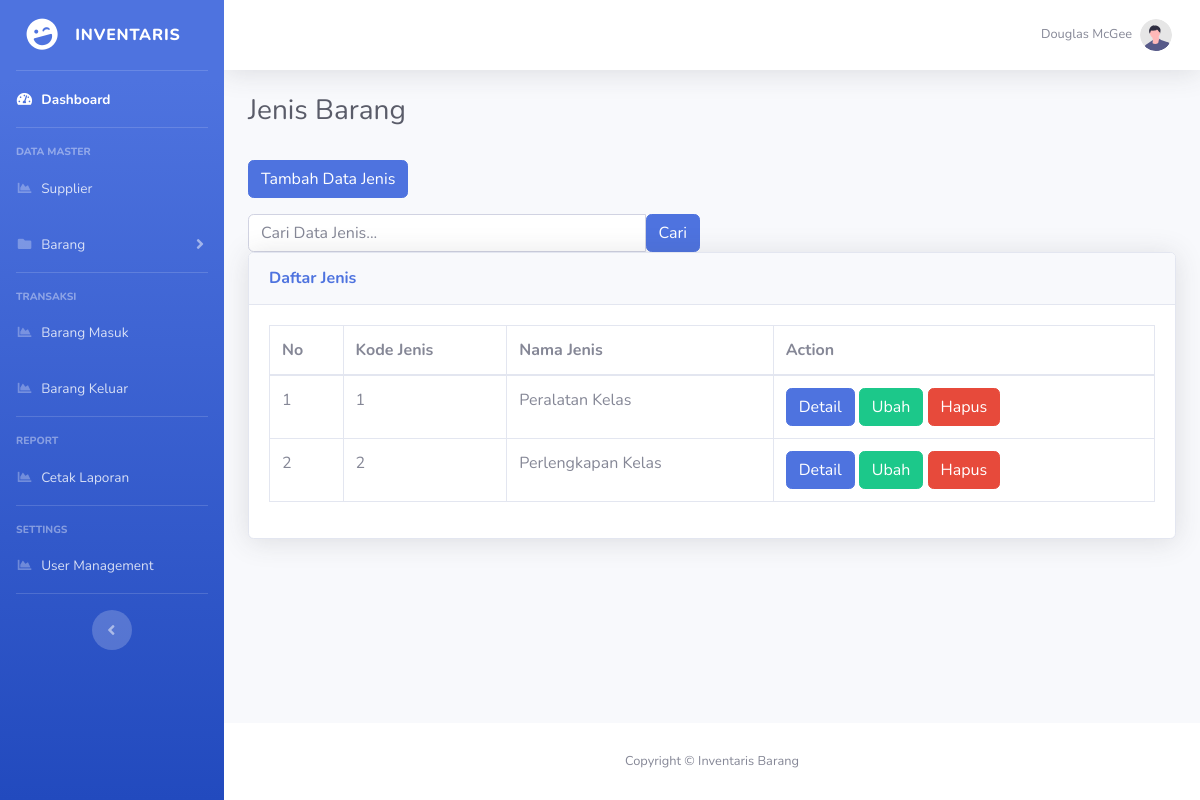
/index.php/jenis, run on the app's committed database.
### tables this page shows
CREATE TABLE `jenis` (
  `id_jenis` int(11) NOT NULL,
  `nama_jenis` varchar(20) NOT NULL
);

### application/controllers/Jenis.php (called while the page is built, shortened)
<?php
class Jenis extends CI_Controller
{
    public function __construct()
    {
        $this->load->model('Jenis_model');
        $this->load->library('form_validation');
    }
    public function index()
    {
        $data['judul'] = "Daftar Jenis";
        $this->load->library('pagination');
        $config['base_url'] = 'http://localhost/inventaris/Jenis/index';
        $config['total_rows'] = $this->Jenis_model->countAllJenis();
        $config['per_page']  = 5;
        $data['start']=$this->uri->segment(3);
        $data['jenis'] = $this->Jenis_model->getJenis($config['per_page'], $data['start']);
        $this->load->view('templates/header', $data);
        $this->load->view('templates/sidebar');
        $this->load->view('templates/topbar');
        $this->load->view('jenis/index');
        $this->load->view('templates/footer');
    }
}

### index.php (called while the page is built, shortened)
<?php
require_once BASEPATH.'core/CodeIgniter.php';

### application/config/config.php (called while the page is built, shortened)
<?php
$config['base_url'] = 'http://localhost/inventaris/';
$config['index_page'] = '';
$config['uri_protocol']	= 'REQUEST_URI';
$config['url_suffix'] = '';
$config['language']	= 'english';
$config['charset'] = 'UTF-8';
$config['enable_hooks'] = FALSE;
$config['subclass_prefix'] = 'MY_';
$config['composer_autoload'] = FALSE;
$config['permitted_uri_chars'] = 'a-z 0-9~%.:_\-';
$config['enable_query_strings'] = FALSE;
$config['controller_trigger'] = 'c';
$config['function_trigger'] = 'm';
$config['directory_trigger'] = 'd';
$config['allow_get_array'] = TRUE;
$config['log_threshold'] = 0;
$config['log_path'] = '';
$config['log_file_extension'] = '';
$config['log_file_permissions'] = 0644;
$config['log_date_format'] = 'Y-m-d H:i:s';
$config['error_views_path'] = '';
$config['cache_path'] = '';
$config['cache_query_string'] = FALSE;
$config['encryption_key'] = '';
$config['sess_driver'] = 'files';
$config['sess_cookie_name'] = 'ci_session';
$config['sess_expiration'] = 7200;
$config['sess_save_path'] = NULL;
$config['sess_match_ip'] = FALSE;
$config['sess_time_to_update'] = 300;
$config['sess_regenerate_destroy'] = FALSE;
$config['cookie_prefix']	= '';
$config['cookie_domain']	= '';
$config['cookie_path']		= '/';
$config['cookie_secure']	= FALSE;
$config['cookie_httponly'] 	= FALSE;
$config['standardize_newlines'] = FALSE;
$config['global_xss_filtering'] = FALSE;
$config['csrf_protection'] = FALSE;
$config['csrf_token_name'] = 'csrf_test_name';
$config['csrf_cookie_name'] = 'csrf_cookie_name';
$config['csrf_expire'] = 7200;
$config['csrf_regenerate'] = TRUE;
$config['csrf_exclude_uris'] = array();
$config['compress_output'] = FALSE;
$config['time_reference'] = 'local';
$config['rewrite_short_tags'] = FALSE;
$config['proxy_ips'] = '';

### application/models/Jenis_model.php (called while the page is built, shortened)
<?php
class Jenis_model extends CI_Model
{
    public function getJenis($limit, $start){
        return $this->db->get('jenis', $limit, $start)->result_array();
    }
    public function countAllJenis(){
        return $this->db->get('jenis')->num_rows();
    }
}

### application/views/jenis/index.php (the view, shortened to what this page needs)
               <div class="container-fluid">
                   <h1 class="h3 mb-2 text-gray-800">Jenis Barang</h1>
 <br>
 <div class="row-mt-2">
   <div class="colmd-4">
     <a href="http://localhost/inventaris/Jenis/tambah/" class="btn btn-primary">Tambah Data Jenis</a>
   </div>
</div>
 <div class="row mt-3">
   <div class="col-md-6">
     <form action="" method="post">
       <div class="input-group">
         <input type="text" class="form-control" placeholder="Cari Data Jenis..." name="keyword">
         <button class="btn btn-primary" type="submit">Cari</button>
       </div>
     </form>
   </div>
 </div>
                   <div class="card shadow mb-4">
                       <div class="card-header py-3">
                           <h6 class="m-0 font-weight-bold text-primary">Daftar Jenis</h6>
                       </div>
                       <div class="card-body">
                           <div class="table-responsive">
                               <table class="table table-bordered" id="dataTable" width="100%" cellspacing="0">
                                   <thead>
                                       <tr>
                                         <th scope="col">No</th>
                                         <th scope="col">Kode Jenis</th>
                                         <th scope="col">Nama Jenis</th>
                                         <th scope="col">Action</th>
                                       </tr>
                                   </thead>
                                   <tbody>
                                       <tr>
                                         <?php foreach ($jenis as $jns) : ?>
                                           <td><?= ++$start ?></td>
                                               <td><?= $jns['id_jenis']; ?></td>
                                               <td><?= $jns['nama_jenis']; ?></td>
                                               <td> <a href="http://localhost/inventaris/Jenis/detail/<?= $jns['id_jenis']; ?>" class="btn btn-primary">Detail</a>
                                                    <a href="http://localhost/inventaris/Jenis/ubah/<?= $jns['id_jenis']; ?>" class="btn btn-success">Ubah</a>
                                                    <a href="http://localhost/inventaris/Jenis/hapus/<?= $jns['id_jenis']; ?>" class="btn btn-danger" onclick="return confirm ('Apakah Yakin Akan Dihapus?')">Hapus</a></td>
                                           </tr>
                                         <?php endforeach ?>
                                   </tbody>
                               </table>
                           </div>
                       </div>
                   </div>
               </div>
           </div>

### data on the page
jenis: id_jenis "1", nama_jenis "Peralatan Kelas"
jenis: id_jenis "2", nama_jenis "Perlengkapan Kelas"
